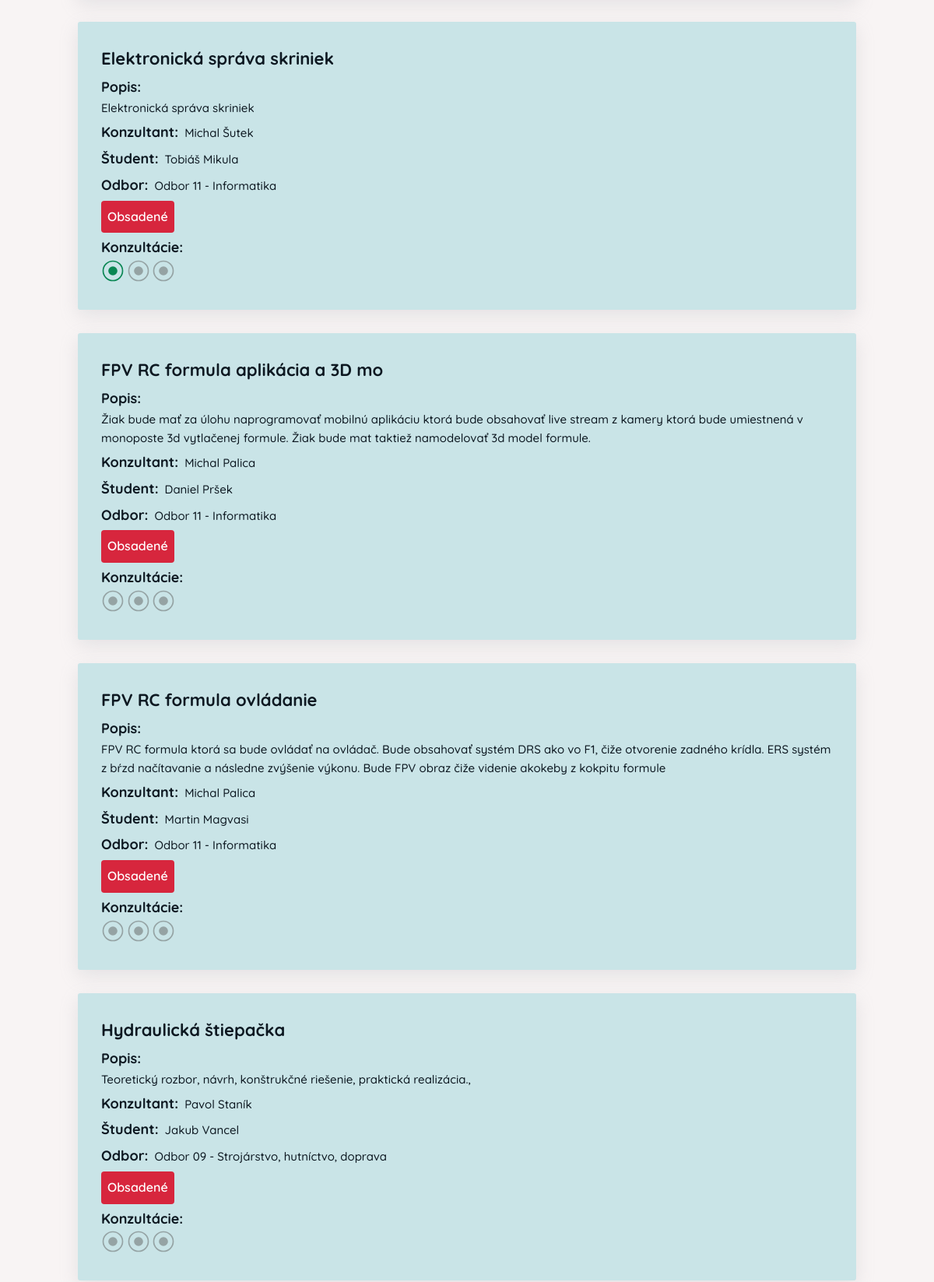
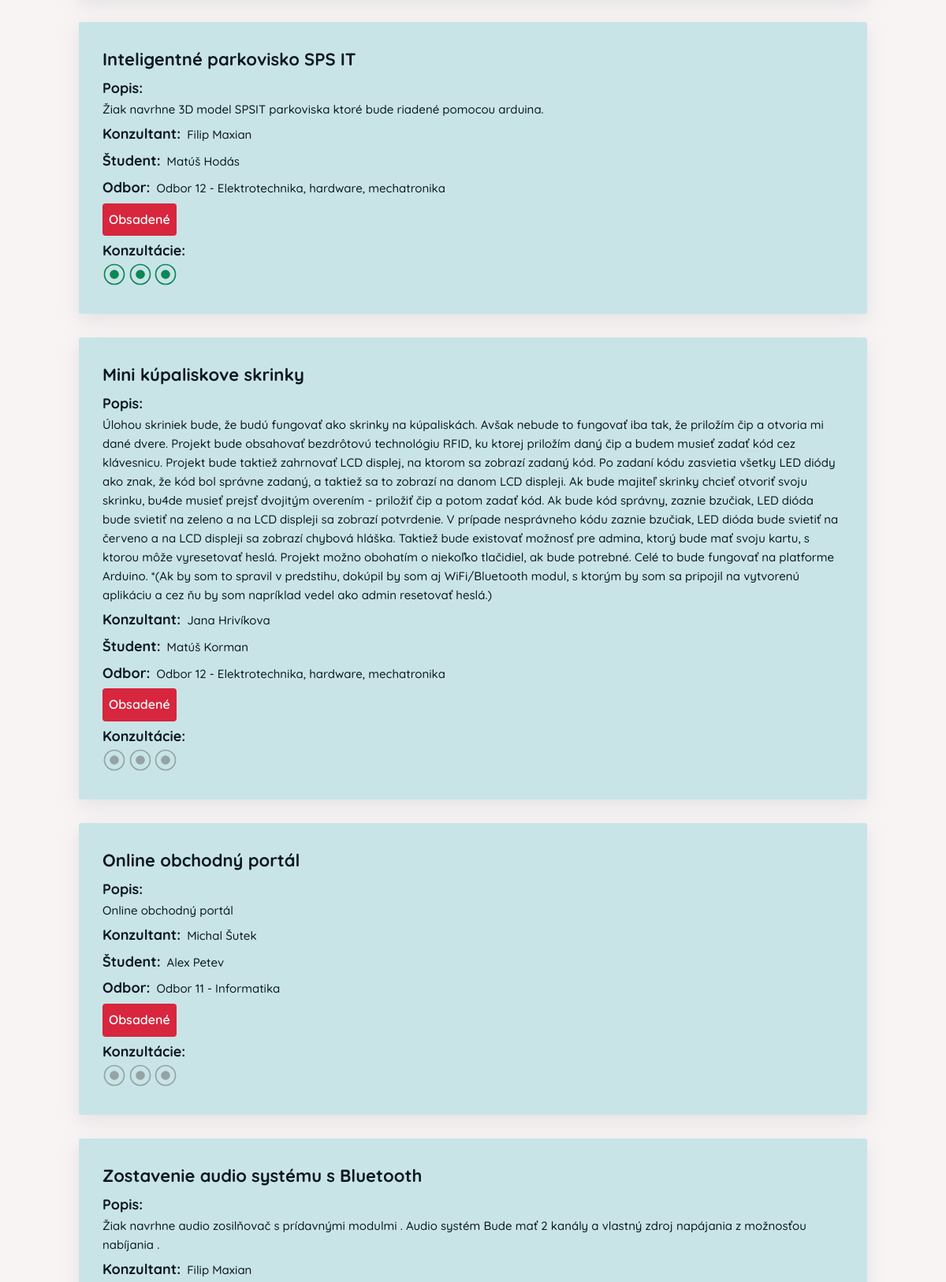
/ (middle part), run on an earlier commit of the app's database (2 pictures, top to bottom).
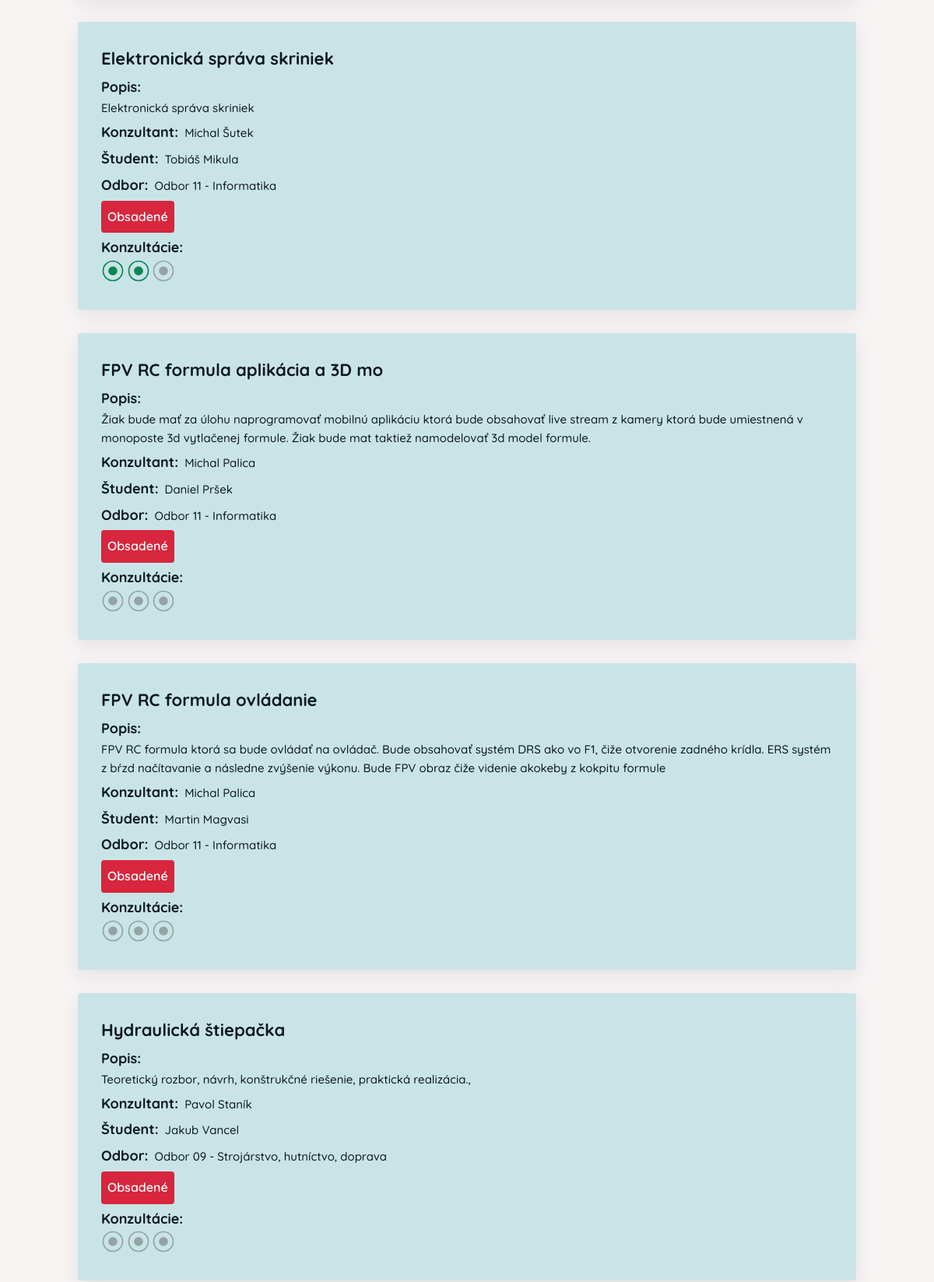
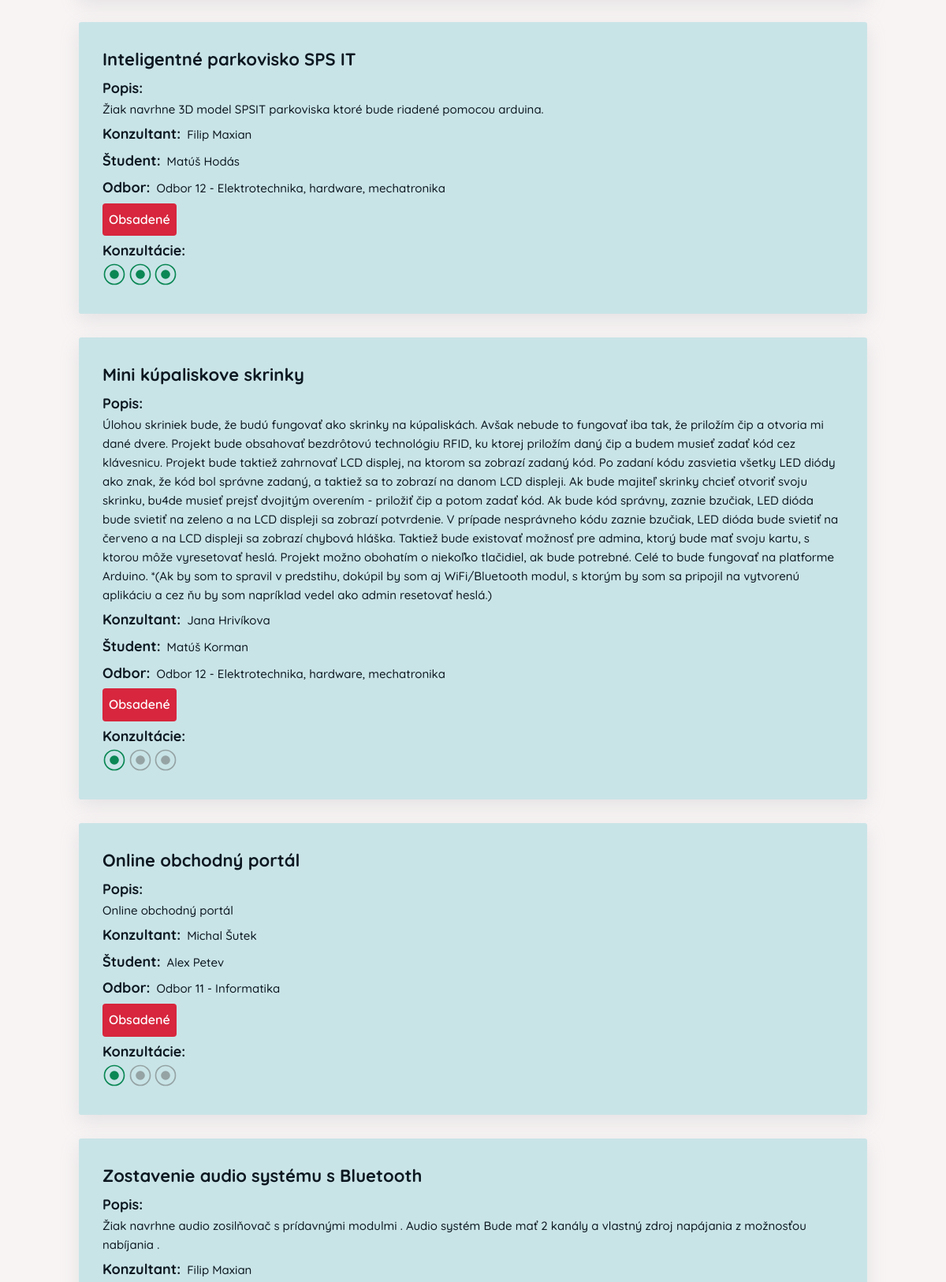
And on a later commit of the database (2 pictures, top to bottom).
### soc/models.py (models this page shows, shortened)
class Tema(models.Model):
    nazov = models.CharField(max_length=64)
    popis = models.TextField()
    konzultant = models.ForeignKey(Ucitel, on_delete=models.CASCADE)
    student = models.ForeignKey(Student, blank=True, null=True, on_delete=models.CASCADE)
    odbor = models.ForeignKey(Odbor, on_delete=models.CASCADE)
    dostupnost = models.ForeignKey(Dostupnost, default=get_default_availability, on_delete=models.CASCADE)
    pocet_konzultacii = models.IntegerField(default=0)
    class Meta:
        verbose_name = "Téma"
        verbose_name_plural = "Témy"
        ordering = ["-dostupnost", "nazov"]

class Ucitel(models.Model):
    meno = models.CharField(max_length=16)
    priezvisko = models.CharField(max_length=32)
    email = models.EmailField(max_length=254)
    heslo = models.CharField(max_length=255)
    class Meta:
        verbose_name = "Učiteľ"
        verbose_name_plural = "Učitelia"
        ordering = ["priezvisko"]
    def __str__(self) -> str:
        return f"{self.meno} {self.priezvisko}"

class Student(models.Model):
    meno = models.CharField(max_length=16)
    priezvisko = models.CharField(max_length=32)
    trieda = models.ForeignKey(Trieda, on_delete=models.CASCADE)
    email = models.EmailField(max_length=254)
    heslo = models.CharField(max_length=255)
    class Meta:
        verbose_name = "Študent"
        verbose_name_plural = "Študenti"
        ordering = ["priezvisko"]
    def __str__(self) -> str:
        return f"{self.meno} {self.priezvisko}"

class Odbor(models.Model):
    nazov = models.CharField(max_length=64)
    class Meta:
        verbose_name = "Odbor"
        verbose_name_plural = "Odbory"
        ordering = ["nazov"]
    def __str__(self) -> str:
        return f"{self.nazov}"

class Dostupnost(models.Model):
    nazov = models.CharField(max_length=32)
    class Meta:
        verbose_name = "Dostupnosť"
        verbose_name_plural = "Dostupnosti"
        ordering = ["nazov"]
    def __str__(self) -> str:
        return f"{self.nazov}"

### soc/views.py (the view)
# urls.py: path('', views.index, name="index"),
def index(request):
    temy = Tema.objects.all().order_by('dostupnost_id', "nazov")
    ucitelia = Ucitel.objects.all()
    dostupnosti = Dostupnost.objects.all()
    odbory = Odbor.objects.all()
    range_filter = list(range(1, 4))
    return render(request, 'soc/index.html', {
        "temy" : temy,
        "ucitelia" : ucitelia,
        "dostupnosti" : dostupnosti,
        "odbory" : odbory,
        "range_filter" : range_filter
    })

### soc/templates/soc/index.html (shortened to what this page needs)
{% extends "base.html" %}
{% load static %}
{% block style %}
<link rel="stylesheet" href="{% static "soc/css/index.css" %}">
{% endblock style %}
{% block content %}
<div class="content">
  <div class="overview">
    {% for tema in temy %}
    <div class="overview-item">
      <h2 class="heading-secondary"><a href="{% url "tema" tema.id %}" class="link topic">{{tema.nazov}}</a></h2>
      <div class="description-container info-container">
        <h3 class="heading-tertiary">Popis:</h3>
        <div class="description-text info-text">{{tema.popis}}</div>
      </div>
      <div class="consultant-container info-container inline-container">
        <h3 class="heading-tertiary">Konzultant:</h3>
        <div class="info-text teacher" data-id="{{ tema.konzultant.id }}"><a href="{% url "ucitel" tema.konzultant.id %}" class="link">{{tema.konzultant}}</a></div>
      </div>
      <div class="student-container info-container inline-container">
        <h3 class="heading-tertiary">Študent:</h3>
        <div class="info-text student" data-id="{{ tema.student.id }}">
          {% if tema.student == None %}
          ---
          {% else %}
          <a href="{% url "student" tema.student.id %}" class="link">{{tema.student}}</a>
          {% endif %}
        </div>
      </div>
      <div class="department-container info-container inline-container">
        <h3 class="heading-tertiary">Odbor:</h3>
        <div class="info-text department" data-id="{{ tema.odbor.id }}">{{tema.odbor}}</div>
      </div>
      <div class="info-container availability-container">
        <div class="availability
              {% if tema.dostupnost.nazov == 'Obsadené' %}occupied{% endif %}
              {% if tema.dostupnost.nazov == 'Čaká na schválenie' %}pending{% endif %} "
          data-id="{{ tema.dostupnost.id }}">
          {{ tema.dostupnost }}
        </div>
      </div>
      {% if tema.dostupnost.nazov == "Obsadené" %}
        <div class="info-container consultations-container">
          <h3 class="heading-tertiary">Konzultácie: </h3>
          <div class="consultations">
          </div>
        </div>
      {% endif %}
    </div>
    {% endfor %}
  </div>
</div>
{% endblock content %}

What changed in the data, as far as the page shows it:
changed Tema "Elektronická správa skriniek": pocet_konzultacii 1 → 2 (drawn)
changed Tema "Mini kúpaliskove skrinky": pocet_konzultacii 0 → 1 (drawn)
changed Tema "Online obchodný portál": pocet_konzultacii 0 → 1 (drawn)
